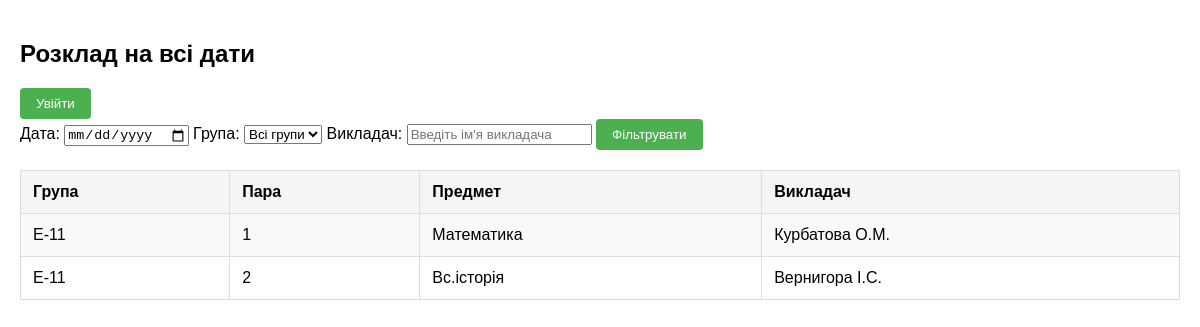
Before: / with the older database file.
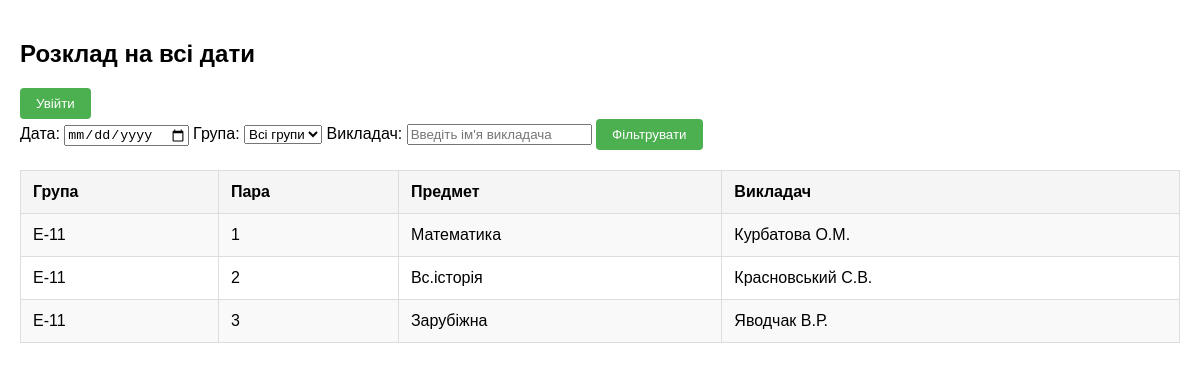
After: the same page with the newer database file.
### tables this page shows
CREATE TABLE schedule (
    id INTEGER PRIMARY KEY AUTOINCREMENT,
    date TEXT NOT NULL,
    day_of_week TEXT NOT NULL,
    group_id INTEGER NOT NULL,
    lesson_number INTEGER NOT NULL,
    subject_id INTEGER NOT NULL,
    teacher_id INTEGER NOT NULL, room_number TEXT, group_teacher_subject_id INTEGER REFERENCES group_teacher_subject(id),
    FOREIGN KEY (group_id) REFERENCES groups(id),
    FOREIGN KEY (subject_id) REFERENCES subjects(id),
    FOREIGN KEY (teacher_id) REFERENCES teachers(id)
);

CREATE TABLE groups (
    id INTEGER PRIMARY KEY AUTOINCREMENT,
    name TEXT NOT NULL
);

CREATE TABLE subjects (
    id INTEGER PRIMARY KEY AUTOINCREMENT,
    name TEXT NOT NULL,
    teacher_id INTEGER,
    FOREIGN KEY (teacher_id) REFERENCES teachers(id)
);

CREATE TABLE teachers (
    id INTEGER PRIMARY KEY AUTOINCREMENT,
    name TEXT NOT NULL
);

### app.py (the view)
@app.route('/')
def index():
    date = request.args.get('date')
    group_id = request.args.get('group')
    teacher = request.args.get('teacher')
    conn = get_db_connection()
    groups = conn.execute("SELECT id, name FROM groups").fetchall()
    groups_list = [("all", "Всі групи")] + [(g['id'], g['name']) for g in groups]
    query = """
        SELECT g.name AS group_name, s.name AS subject_name, t.name AS teacher_name, sch.lesson_number, sch.date
        FROM schedule sch
        JOIN groups g ON sch.group_id = g.id
        JOIN subjects s ON sch.subject_id = s.id
        JOIN teachers t ON sch.teacher_id = t.id
        WHERE 1=1
    """
    params = []
    if date:
        query += " AND sch.date = ?"
        params.append(date)
    if group_id and group_id != "all":
        query += " AND g.id = ?"
        params.append(group_id)
    if teacher:
        query += " AND t.name LIKE ?"
        params.append(f"%{teacher}%")
    query += " ORDER BY sch.date, sch.lesson_number"
    schedule = conn.execute(query, params).fetchall()
    conn.close()
    return render_template('index.html', groups=groups_list, schedule=schedule, date=date, group=group_id, teacher=teacher)

### app.py (called while the page is built)
def get_db_connection():
    db_path = os.path.abspath(DB_NAME)
    conn = sqlite3.connect(db_path)
    conn.row_factory = sqlite3.Row
    return conn

### templates/index.html (shortened to what this page needs)
<!DOCTYPE html>
<html lang="uk">
<head>
    <link rel="stylesheet" href="{{ url_for('static', filename='style.css') }}">
</head>
<body>
    <h2>Розклад на {{ date or 'всі дати' }}</h2>
<button onclick="openLoginModal()">Увійти</button>
    <form method="GET" action="/">
        <label for="date">Дата:</label>
        <input type="date" id="date" name="date" value="{{ date or '' }}">
        <label for="group">Група:</label>
            <select id="group" name="group">
                {% for group_id, group_name in groups %}
                    <option value="{{ group_id }}" {% if group == group_id %}selected{% endif %}>{{ group_name }}</option>
                {% endfor %}
            </select>
        <label for="teacher">Викладач:</label>
        <input type="text" id="teacher" name="teacher" value="{{ teacher or '' }}" placeholder="Введіть ім'я викладача">
        <button type="submit">Фільтрувати</button>
    </form>
    <table border="1">
        <tr>
            <th>Група</th>
            <th>Пара</th>
            <th>Предмет</th>
            <th>Викладач</th>
        </tr>
        {% for row in schedule %}
        <tr>
            <td>{{ row[0] }}</td>
            <td>{{ row[3] }}</td>
            <td>{{ row[1] }}</td>
            <td>{{ row[2] }}</td>
        </tr>
        {% endfor %}
    </table>
</body>
</html>

### static/style.css (style rules this page uses)
body { font-family: Arial, sans-serif; max-width: 1200px; margin: 0 auto; padding: 20px; }
button { background: #4CAF50; color: white; padding: 8px 16px; border: none; border-radius: 4px; cursor: pointer; }
table { width: 100%; border-collapse: collapse; margin-top: 20px; }
th, td { padding: 12px; text-align: left; border: 1px solid #ddd; }
th { background: #f5f5f5; }
tr:nth-child(even) { background: #f9f9f9; }

Changed rows visible on the page:
changed schedule "Вс.історія": name "Вернигора І.С." → "Красновський С.В."
added schedule: name "Е-11", lesson_number "3", name "Зарубіжна", name "Яводчак В.Р."
